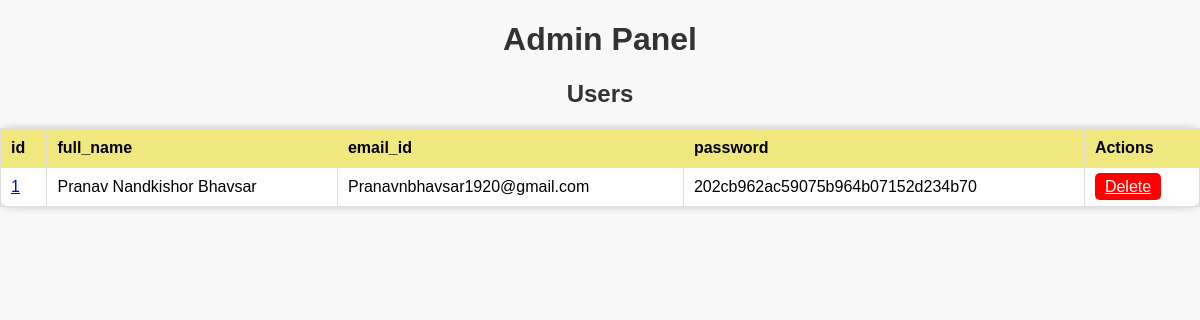
The app's page /admin.php with its own data.
### tables this page shows
CREATE TABLE `users` (
  `id` int(11) NOT NULL,
  `full_name` varchar(250) NOT NULL,
  `email_id` varchar(250) NOT NULL,
  `password` varchar(250) NOT NULL
);

### admin.php (the view, shortened to what this page needs)
<?php
$servername = "localhost";
$username = "root";
$password = "";
$database = "resumebuilder";
$conn = new mysqli($servername, $username, $password, $database);
?>
<!DOCTYPE html>
<html>
<head>
</head>
<body>
    <h1>Admin Panel</h1>
    <?php
    $tables = ['users'];
    foreach ($tables as $table) {
        echo "<h2>Users</h2>";
        $sql = "SELECT * FROM $table";
        $result = $conn->query($sql);
        if ($result->num_rows > 0) {
            echo "<table><tr>";
            while ($field = $result->fetch_field()) {
                echo "<th>{$field->name}</th>";
            }
            echo "<th>Actions</th></tr>";
            while ($row = $result->fetch_assoc()) {
                echo "<tr>";
                foreach ($row as $key => $value) {
                    if ($key == 'id') {
                        echo "<td><a href='?user_id={$value}' class='user-link'>{$value}</a></td>";
                    } else {
                        echo "<td>{$value}</td>";
                    }
                }
                echo "<td><a href='?delete={$row['id']}&table=$table' class='delete-btn' onclick='return confirm(\"Are you sure?\")'>Delete</a></td>";
                echo "</tr>";
            }
            echo "</table>";
        } else {
            echo "No records found.";
        }
    }
    ?>
</body>
</html>

### admin.php (style rules this page uses)
body { font-family: 'Poppins', sans-serif; background-color: #f9f9f9; color: #000; margin: 0; padding: 0; background-image: url('./assets/images/background.jpg'); background-size: cover; background-repeat: no-repeat; background-position: center; background-attachment: fixed; }
h1, h2 { text-align: center; color: #333; }
table { width: 100%; border-collapse: collapse; background: white; border-radius: 10px; box-shadow: 0px 0px 10px rgba(0, 0, 0, 0.2); margin-bottom: 30px; }
th, td { border: 1px solid #ddd; padding: 10px; text-align: left; }
th { background-color: #f0e87f; color: black; }
.delete-btn { background-color: red; color: white; border: none; padding: 5px 10px; cursor: pointer; border-radius: 5px; }
.user-link { color: blue; cursor: pointer; text-decoration: underline; }

### records on screen
users: id "1", full_name "Pranav Nandkishor Bhavsar", email "Pranavnbhavsar1920@gmail.com", password "202cb962ac59075b964b07152d234b70"

### other values on screen
$field->name "id"
$field->name "full_name"
$field->name "email_id"
$field->name "password"
